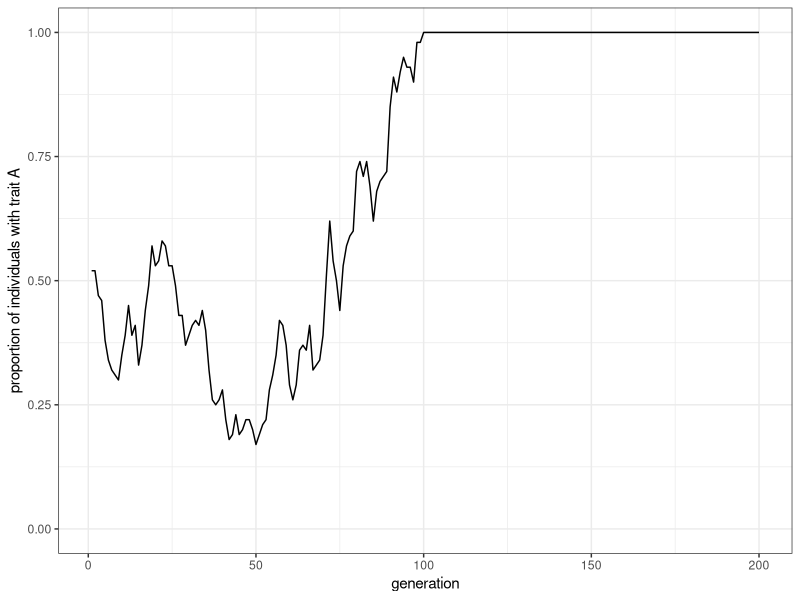
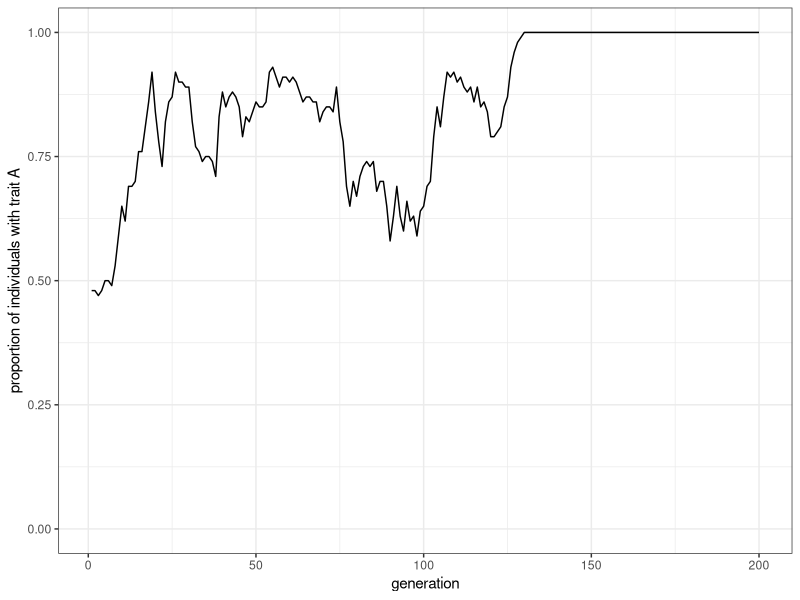
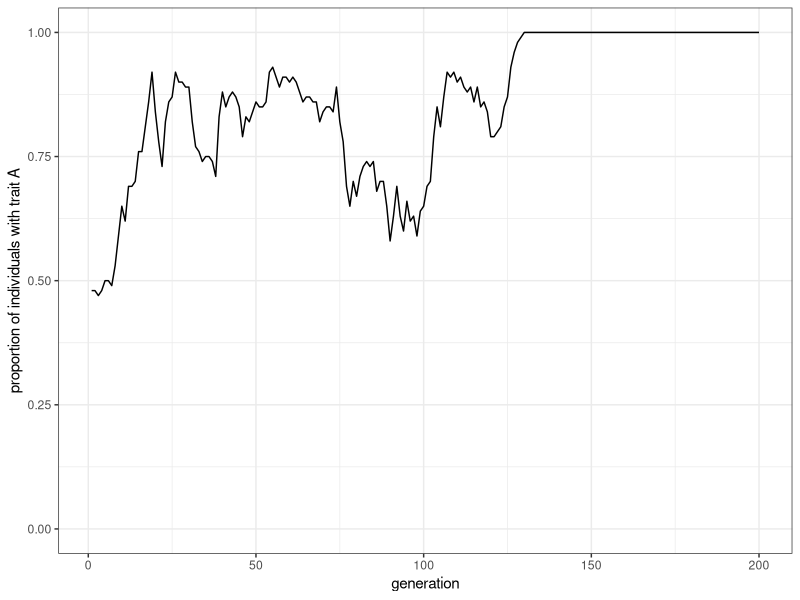
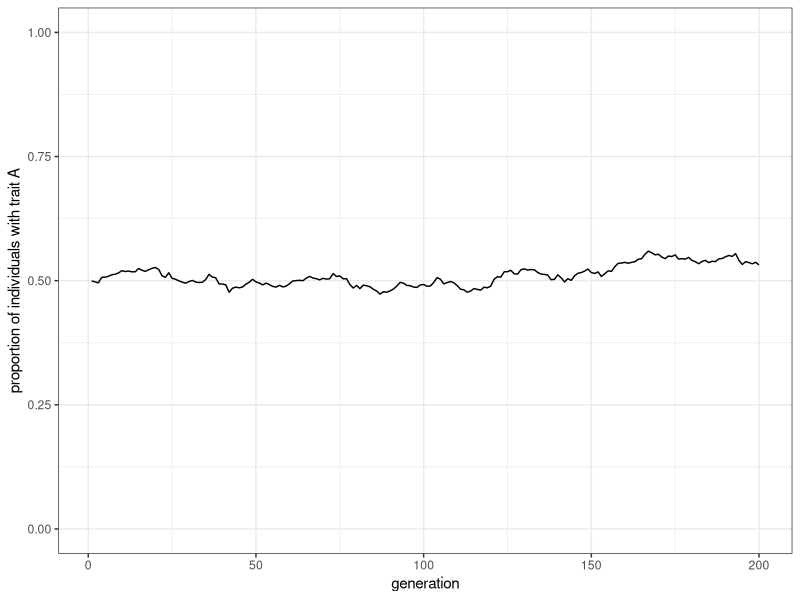
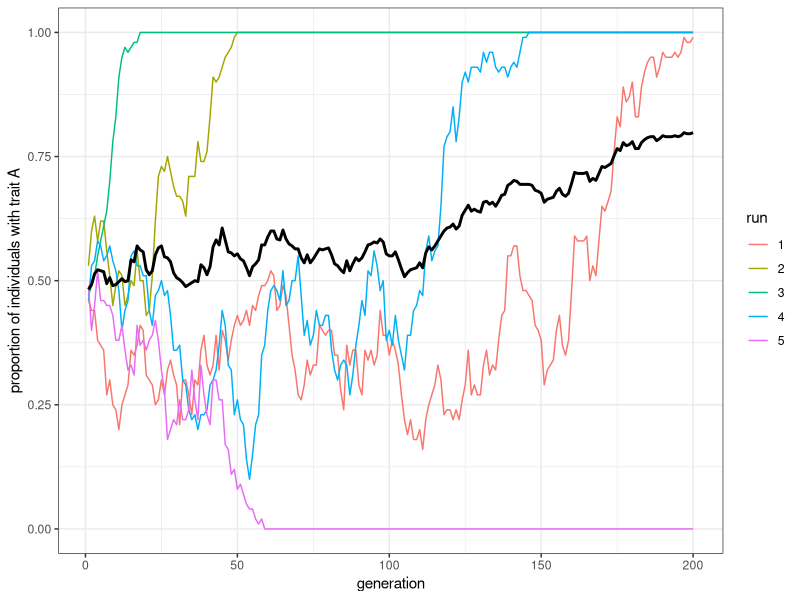
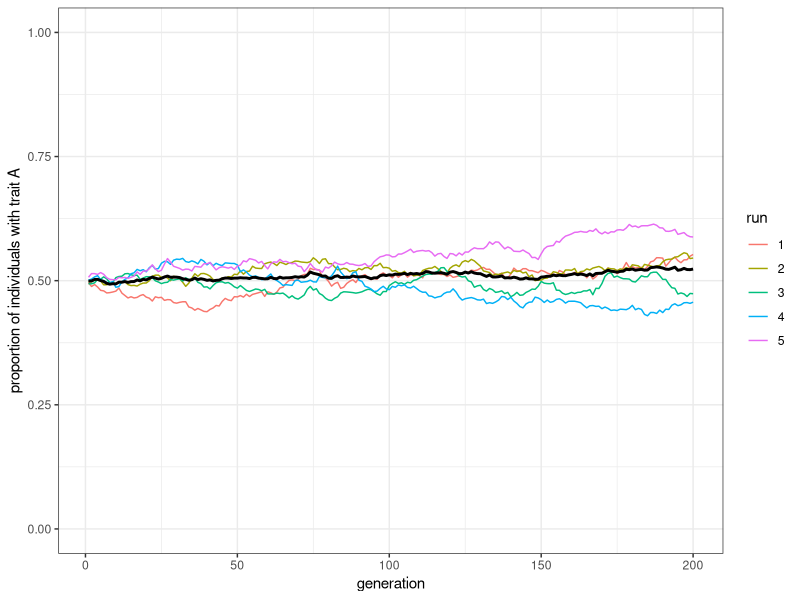
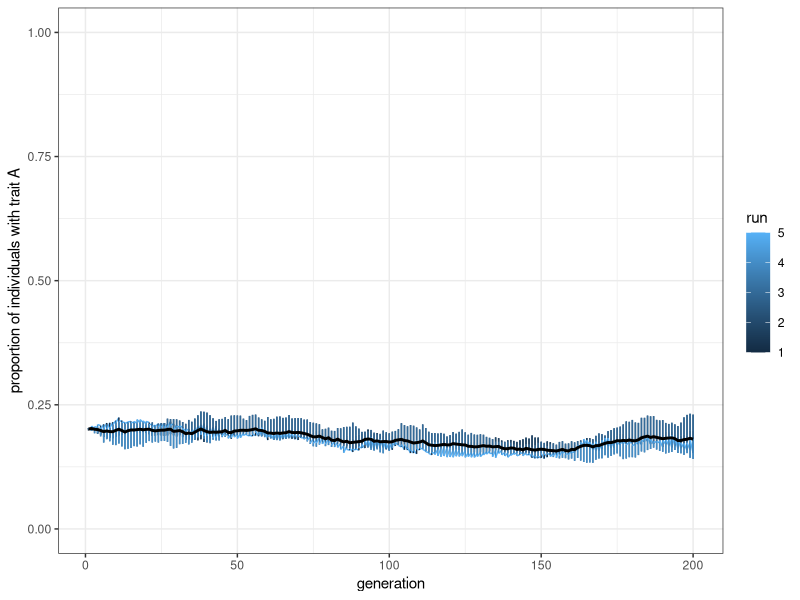

Source code (R) for these figures, in order:
## ---- chunk 1
library(tidyverse)

## ---- chunk 2
population_size <- 100
generations <- 200
## ---- chunk 3
population <- sample(c("A", "B"), population_size, replace = TRUE)
## ---- chunk 4
population
## ---- chunk 5
population[4]
## ---- chunk 6
output <- tibble(generation = 1:generations, proportion_of_trait_a = rep(NA_real_, generations))
output
## ---- chunk 7
output$proportion_of_trait_a[1] <- sum(population == "A") / population_size
output
## ---- chunk 8
 for (generation in 2:generations) {
  # populationテーブルをprevious_populationという新しいテーブルにコピー
  previous_population <- population
  # 前世代の個人からランダムに形質をコピーする
  population <- sample(previous_population, population_size, replace = TRUE)
  # proportion_of_trait_aを計算し、outputの今generation世代のところに格納する
  output$proportion_of_trait_a[generation] <- sum(population == "A") / population_size
}
## ---- chunk 9
ggplot(data = output, aes(x = generation, y = proportion_of_trait_a)) +
  geom_line() +
  ylim(c(0, 1)) +
  theme_bw() +
  ylab("proportion of individuals with trait A")
## ---- chunk 10

model_unbiased_transmission <- function(population_size, generations) {
  population <- sample(c("A", "B"), population_size, replace = TRUE)

  output <- tibble(generation = 1:generations, proportion_of_trait_a = rep(NA, generations))

  output$proportion_of_trait_a[1] <- sum(population == "A") / population_size

  for (generation in 2:generations) {
    # Copy individuals to previous_population tibble
    previous_population <- population 
    
    # Randomly copy from previous generation
    population <- sample(previous_population, population_size, replace = TRUE)
    
    # Get p and put it into output slot for this generation t
    output$proportion_of_trait_a[generation] <- sum(population == "A") / population_size
  }
  # Export data from function
  output
}
## ---- chunk 11
data_unbiased_transmission <- model_unbiased_transmission(population_size = 100, generations = 200)
## ---- chunk 12
plot_single_run <- function(data) {
  ggplot(data = data, aes(x = generation, y = proportion_of_trait_a)) +
    geom_line() +
    ylim(c(0, 1)) +
    theme_bw() +
    ylab("proportion of individuals with trait A")
}
## ---- chunk 13
data_unbiased_transmission |>
  plot_single_run()
## ---- chunk 14
plot_single_run(data_unbiased_transmission)
## ---- chunk 15
model_unbiased_transmission(population_size = 10000, generations = 200) |>
  plot_single_run()
## ---- chunk 16
model_unbiased_transmissions <- function(population_size, generations, runs) {
  output <- tibble(
    run = factor(), 
    generation = numeric(), 
    proportion_of_trait_a = numeric()
  )
  # 毎回の試行
  for (run in 1:runs) {
    # 1回の試行の結果を保管するtibbleを初期化
    output_single_run <- tibble(
      run = rep(run, generations) %>% as.factor(), 
      generation = 1:generations, 
      proportion_of_trait_a = rep(NA, generations)
    )
    # 第1世代
    population <- sample(c("A", "B"), population_size, replace = TRUE)
    # 第1世代のproportion_of_trait_aを計算
    proportion_of_trait_a <- sum(population == "A") / population_size
    output_single_run$proportion_of_trait_a[1] <- proportion_of_trait_a
    for (generation in 2:generations) {
      # 前タイムステップまでのpopulationベクトルをprevious_populationに移し替える
      previous_population <- population
      # ランダムに前世代の個人から形質をコピーする
      population <- sample(previous_population, population_size, replace = TRUE)
      # proportion_of_trait_aを計算し、
      # tibbleのうちproportion_of_trait_a列のgeneration行目に格納する
      output_single_run$proportion_of_trait_a[generation] <- 
      sum(population == "A") / population_size
    }
    # output tibbleの一番下に今回の試行の結果をbind_rows()関数で付け加える
    output <- bind_rows(output, output_single_run)
  }
  # 全試行の結果がひとつのoutputというtibbleに集約されたので、それを返り値としてエクスポートする
  output
}
## ---- chunk 17
plot_multiple_runs <- function(data) {
  ggplot(data = data, aes(x = generation, y = proportion_of_trait_a)) +
    geom_line(aes(colour = run)) +
    stat_summary(fun = mean, geom = "line", size = 1) +
    ylim(c(0, 1)) +
    theme_bw() +
    ylab("proportion of individuals with trait A")
}
## ---- chunk 18
data <- model_unbiased_transmissions(population_size = 100, generations = 200, runs = 5)
plot_multiple_runs(data)
## ---- chunk 19
data
## ---- chunk 20
data <- model_unbiased_transmissions(population_size = 10000, generations = 200, runs = 5)
plot_multiple_runs(data)
## ---- chunk 21

model_unbiased_transmissions_varying_initial_condition <- function(
  population_size,
  generations,
  runs, 
  initial_proportion_of_trait_a) {
  output <- tibble(
    run = numeric(), 
    generation = numeric(), 
    proportion_of_trait_a = numeric()
  )
  for (run in 1:runs) {
    # 1回の試行の結果を保管するtibbleを初期化
    output_single_run <- tibble(
      run = rep(run, generations), 
      generation = 1:generations, 
      proportion_of_trait_a = rep(NA, generations)
    )
    # 第1世代
    population <- sample(
      c("A", "B"), 
      population_size, replace = TRUE, 
      prob = c(initial_proportion_of_trait_a, 1 - initial_proportion_of_trait_a)
    )
    # 第1世代のproportion_of_trait_aを計算
    proportion_of_trait_a <- sum(population == "A") / population_size
    output_single_run$proportion_of_trait_a[1] <- proportion_of_trait_a
    for (generation in 2:generations) {
      # 前タイムステップまでのpopulationベクトルをprevious_populationに移し替える
      previous_population <- population
      # ランダムに前世代の個人から形質をコピーする
      population <- sample(previous_population, population_size, replace = TRUE)
      # proportion_of_trait_aを計算し、tibbleのうち
      # proportion_of_trait_a列のgeneration行目に格納する
      output_single_run$proportion_of_trait_a[generation] <- 
      sum(population == "A") / population_size
    }
    # output tibbleの一番下に今回の試行の結果をbind_rows()関数で付け加える
    output <- bind_rows(output, output_single_run)
  }
  # 全試行の結果がひとつのoutputというtibbleに集約されたので、それを返り値としてエクスポートする
  output
}
## ---- chunk 22
model_unbiased_transmissions_varying_initial_condition(
  population_size = 10000,
  initial_proportion_of_trait_a = 0.2,
  generations = 200,
  runs = 5) |>
  plot_multiple_runs()
